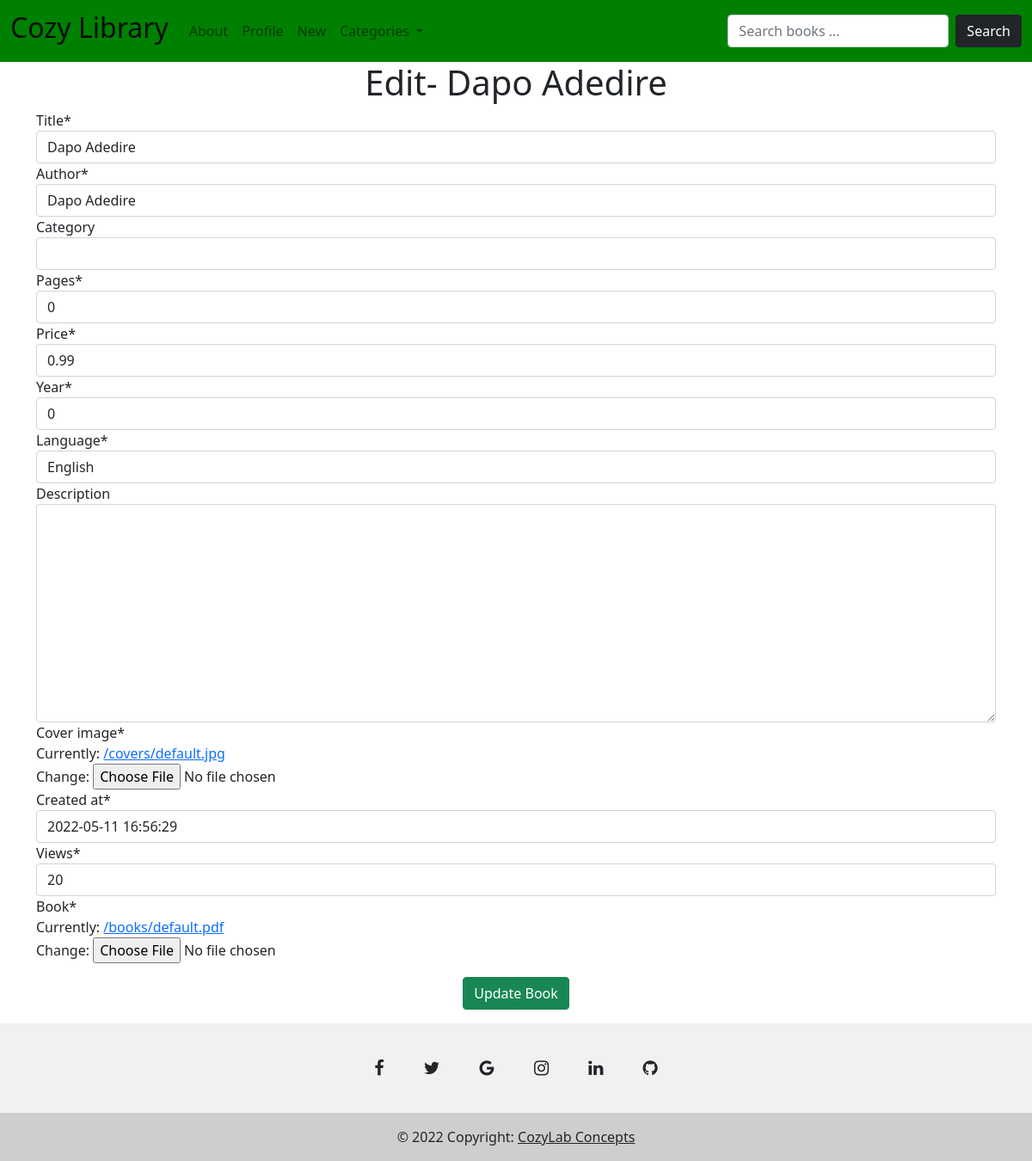
The page /book/4/update/ on the database as committed earlier.
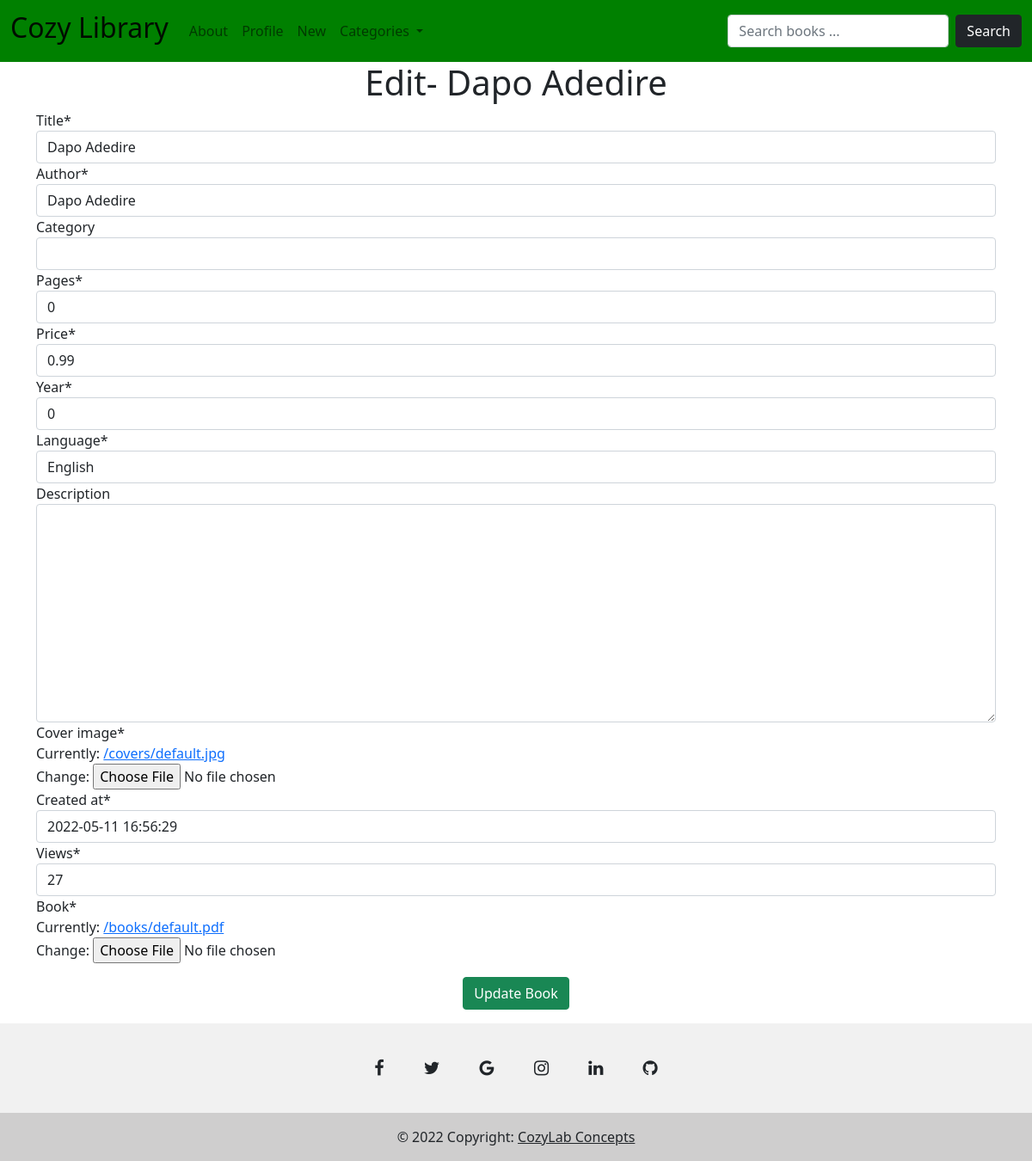
The same page on the database as committed later.
### cozylibrary/models.py (models this page shows, shortened)
class Book(models.Model):
    title = models.CharField(max_length=255, default="Dapo Adedire")
    author = models.CharField(max_length=255, default="Dapo Adedire")
    category = models.CharField(max_length=255, blank=True)
    pages = models.IntegerField(default=0)
    price = models.FloatField(default=0.99)
    year = models.IntegerField(default=0)
    language = models.CharField(max_length=255, default="English")
    description = RichTextField(max_length=1000, blank=True)
    cover_image = models.ImageField(upload_to="covers/", default="/covers/default.jpg")
    created_at = models.DateTimeField(default=datetime.now)
    views = models.IntegerField(default=0)
    book = models.FileField(default="/books/default.pdf", upload_to="books/")

### cozylibrary/views.py (the view)
# urls.py: path("book/<int:pk>/update/", views.BookUpdateView.as_view(), name="book_update"),
class BookUpdateView(UpdateView):
    model = models.Book
    fields = "__all__"
    template_name = "book_edit.html"

### templates/book_edit.html (shortened to what this page needs)
{% extends 'base.html' %}
{% load crispy_forms_tags %}
{% block content %}
    <div class="container">
        <div class="text-center">
            <h1>Edit- {{ book.title }}</h1>
        </div>
        <form action="{% url 'book_update' book.pk %}" method="POST">{% csrf_token %}
            {{ form|crispy}}
            <div class="text-center my-3">
                <button type="submit" class="btn btn-success">Update Book</button>
            </div>
        </form>
    </div>
{% endblock content %}

Rows that differ between the two databases and show on the page:
changed Book "Dapo Adedire": views "20" → "27"
